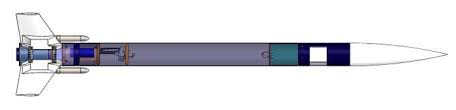
#> input picture GroundControl/modules/gui/rocket.png, 456 x 110 px
$ python -i cea.py   (imports and definitions only)
#> lines starting #> are read from the running program, lines starting #| are printed output that depends on the picture
# cea.py
# Henry Nester
# 1 March 2021 (based on the old MATLAB program from Nov. '20)

# Program to interface with NASA's CEA (Chem. Eqbr. w/ Appns.) program
# Basically creates a .inp file to CEA's spec, then runs CEA.exe to create a .out file.
# Parses .out file to get data we want

# CEA has a bunch of other options besides what this program does
# peek the manual at http://akrmys.com/public/cea/doc/xRP-1311P2.pdf if you hate urself

import subprocess
import os
import yaml
import numpy as np


CEA_PATH = 'CEA'
CEA_EXE = 'FCEA2m.exe'
CEA_FILENAME = 'ceadata'

PATH = os.path.dirname(__file__)


# [41 lines left out: functions create_inp_file, run_executable, not called in this run]


def parse_out_file(data: dict) -> dict:
    '''parses the ceadata.out file. returns a dictionary of design parameters that resulted from running CEA'''
    with open(os.path.join(PATH, CEA_PATH, CEA_FILENAME+'.out'), 'r') as f:
        relevant_flag = False
        for line in f.readlines():
            if relevant_flag:
                if 'T, K' in line:
                    data['engine']['chamber_temp'] = float(
                        line.split()[2])  # [K]
                elif 'GAMMAs' in line:
                    data['engine']['exhaust_gamma'] = float(
                        line.split()[3])  # [~] #index 3: exit
                elif 'M, (1/n)' in line:
                    data['engine']['exhaust_molar_mass'] = float(
                        line.split()[4])  # [g/mol] #index 4: exit
                elif 'CSTAR, M/SEC' in line:
                    data['propellants']['cea_cstar'] = float(
                        line.split()[3])  # [m/s]
                elif 'Isp, M/SEC' in line:
                    data['engine']['cea_exhaust_velocity'] = float(
                        line.split()[3])  # [m/s]
                    data['engine']['cea_isp'] = data['engine']['cea_exhaust_velocity'] / 9.81
            elif 'THEORETICAL ROCKET PERFORMANCE' in line:
                relevant_flag = True  # start of results section of .out file
            elif 'PRODUCTS WHICH WERE CONSIDERED' in line:
                relevant_flag = False  # end of results section
    return data


# [73 lines left out: functions run_propellant_study, plot_propellant_study, optimize_of_ratio_for_isp, not called in this run]

>>> import cv2
>>> picture = cv2.imread('../../GroundControl/modules/gui/rocket.png', cv2.IMREAD_GRAYSCALE)
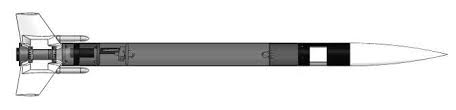
#> picture: shape (110, 456); min 0, max 255, mean 227.8
#> (the run stopped early here; a loop or call above may not have finished)
